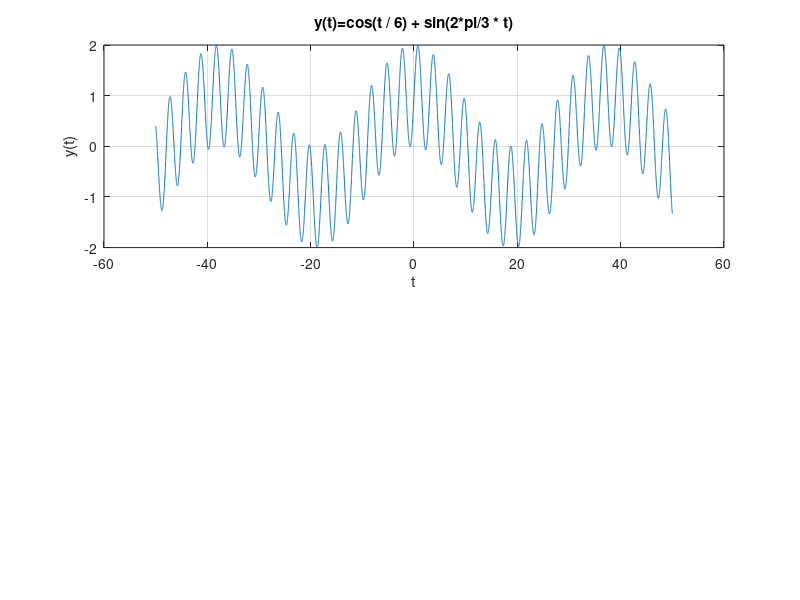

Reproduce this figure in MATLAB.
t = -50:0.01:50;
y = cos(t / 6) + sin(2*pi/3 * t);
a=1;
fundamental_frequency = NaN;
subplot(2, 1, 1);
a=1;
plot(t, y);
xlabel('t');
a=1;
ylabel('y(t)');
title('Signal y(t) = cos(t/6) + sin(2\pi/3t)');
a=1;
grid on;    
title('y(t)=cos(t / 6) + sin(2*pi/3 * t)');
a=1;
disp(['Fundamental Frequency: Not applicable']);

